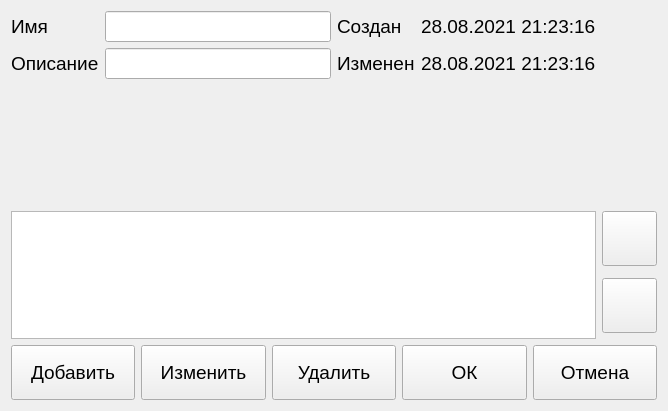
<?xml version="1.0" encoding="UTF-8"?>
<ui version="4.0">
 <class>VentEditorFrame</class>
 <widget class="QWidget" name="VentEditorFrame">
  <property name="geometry">
   <rect>
    <x>0</x>
    <y>0</y>
    <width>668</width>
    <height>411</height>
   </rect>
  </property>
  <property name="font">
   <font>
    <pointsize>14</pointsize>
   </font>
  </property>
  <property name="windowTitle">
   <string>Form</string>
  </property>
  <layout class="QGridLayout" name="gridLayout">
   <item row="0" column="0">
    <widget class="QLabel" name="label">
     <property name="text">
      <string>Имя</string>
     </property>
    </widget>
   </item>
   <item row="0" column="1">
    <widget class="QClickableLineEdit" name="txtName"/>
   </item>
   <item row="0" column="2">
    <widget class="QLabel" name="label_4">
     <property name="text">
      <string>Создан</string>
     </property>
    </widget>
   </item>
   <item row="0" column="3">
    <widget class="QLabel" name="lblCreationDate">
     <property name="text">
      <string>28.08.2021 21:23:16</string>
     </property>
    </widget>
   </item>
   <item row="1" column="0">
    <widget class="QLabel" name="label_3">
     <property name="text">
      <string>Описание</string>
     </property>
    </widget>
   </item>
   <item row="1" column="1">
    <widget class="QClickableLineEdit" name="txtDescription"/>
   </item>
   <item row="1" column="2">
    <widget class="QLabel" name="label_6">
     <property name="text">
      <string>Изменен</string>
     </property>
    </widget>
   </item>
   <item row="1" column="3">
    <widget class="QLabel" name="lblEditDate">
     <property name="text">
      <string>28.08.2021 21:23:16</string>
     </property>
    </widget>
   </item>
   <item row="2" column="0" colspan="5">
    <widget class="QCustomPlot" name="plot" native="true">
     <property name="minimumSize">
      <size>
       <width>0</width>
       <height>120</height>
      </size>
     </property>
    </widget>
   </item>
   <item row="3" column="0" colspan="4">
    <widget class="QTableView" name="table">
     <property name="maximumSize">
      <size>
       <width>16777215</width>
       <height>150</height>
      </size>
     </property>
     <property name="selectionBehavior">
      <enum>QAbstractItemView::SelectColumns</enum>
     </property>
    </widget>
   </item>
   <item row="3" column="4">
    <layout class="QVBoxLayout" name="verticalLayout">
     <item>
      <widget class="QPushButton" name="btnLeft">
       <property name="minimumSize">
        <size>
         <width>55</width>
         <height>55</height>
        </size>
       </property>
       <property name="maximumSize">
        <size>
         <width>55</width>
         <height>55</height>
        </size>
       </property>
       <property name="text">
        <string/>
       </property>
       <property name="icon">
        <iconset resource="../../Resources.qrc">
         <normaloff>:/Images/circled-left.png</normaloff>:/Images/circled-left.png</iconset>
       </property>
       <property name="iconSize">
        <size>
         <width>42</width>
         <height>42</height>
        </size>
       </property>
      </widget>
     </item>
     <item>
      <spacer name="verticalSpacer">
       <property name="orientation">
        <enum>Qt::Vertical</enum>
       </property>
       <property name="sizeHint" stdset="0">
        <size>
         <width>20</width>
         <height>40</height>
        </size>
       </property>
      </spacer>
     </item>
     <item>
      <widget class="QPushButton" name="btnRight">
       <property name="minimumSize">
        <size>
         <width>55</width>
         <height>55</height>
        </size>
       </property>
       <property name="maximumSize">
        <size>
         <width>55</width>
         <height>55</height>
        </size>
       </property>
       <property name="text">
        <string/>
       </property>
       <property name="icon">
        <iconset resource="../../Resources.qrc">
         <normaloff>:/Images/circled-right.png</normaloff>:/Images/circled-right.png</iconset>
       </property>
       <property name="iconSize">
        <size>
         <width>42</width>
         <height>42</height>
        </size>
       </property>
      </widget>
     </item>
     <item>
      <spacer name="verticalSpacer_2">
       <property name="orientation">
        <enum>Qt::Vertical</enum>
       </property>
       <property name="sizeHint" stdset="0">
        <size>
         <width>20</width>
         <height>40</height>
        </size>
       </property>
      </spacer>
     </item>
    </layout>
   </item>
   <item row="4" column="0" colspan="5">
    <layout class="QHBoxLayout" name="horizontalLayout">
     <item>
      <widget class="QPushButton" name="btnAddPoint">
       <property name="minimumSize">
        <size>
         <width>0</width>
         <height>55</height>
        </size>
       </property>
       <property name="maximumSize">
        <size>
         <width>16777215</width>
         <height>55</height>
        </size>
       </property>
       <property name="font">
        <font>
         <pointsize>14</pointsize>
        </font>
       </property>
       <property name="text">
        <string>Добавить</string>
       </property>
       <property name="icon">
        <iconset resource="../../Resources.qrc">
         <normaloff>:/Images/icons8-add-property-50.png</normaloff>:/Images/icons8-add-property-50.png</iconset>
       </property>
       <property name="iconSize">
        <size>
         <width>42</width>
         <height>42</height>
        </size>
       </property>
      </widget>
     </item>
     <item>
      <widget class="QPushButton" name="btnEditPoint">
       <property name="minimumSize">
        <size>
         <width>0</width>
         <height>55</height>
        </size>
       </property>
       <property name="maximumSize">
        <size>
         <width>16777215</width>
         <height>55</height>
        </size>
       </property>
       <property name="font">
        <font>
         <pointsize>14</pointsize>
        </font>
       </property>
       <property name="text">
        <string>Изменить</string>
       </property>
       <property name="icon">
        <iconset resource="../../Resources.qrc">
         <normaloff>:/Images/icons8-edit-64.png</normaloff>:/Images/icons8-edit-64.png</iconset>
       </property>
       <property name="iconSize">
        <size>
         <width>42</width>
         <height>42</height>
        </size>
       </property>
      </widget>
     </item>
     <item>
      <widget class="QPushButton" name="btnRemovePoint">
       <property name="minimumSize">
        <size>
         <width>0</width>
         <height>55</height>
        </size>
       </property>
       <property name="maximumSize">
        <size>
         <width>16777215</width>
         <height>55</height>
        </size>
       </property>
       <property name="font">
        <font>
         <pointsize>14</pointsize>
        </font>
       </property>
       <property name="text">
        <string>Удалить</string>
       </property>
       <property name="icon">
        <iconset resource="../../Resources.qrc">
         <normaloff>:/Images/icons8-remove-64.png</normaloff>:/Images/icons8-remove-64.png</iconset>
       </property>
       <property name="iconSize">
        <size>
         <width>42</width>
         <height>42</height>
        </size>
       </property>
      </widget>
     </item>
     <item>
      <widget class="QPushButton" name="btnAccept">
       <property name="minimumSize">
        <size>
         <width>0</width>
         <height>55</height>
        </size>
       </property>
       <property name="maximumSize">
        <size>
         <width>16777215</width>
         <height>55</height>
        </size>
       </property>
       <property name="font">
        <font>
         <pointsize>14</pointsize>
        </font>
       </property>
       <property name="text">
        <string>ОК</string>
       </property>
       <property name="icon">
        <iconset resource="../../Resources.qrc">
         <normaloff>:/Images/ok.png</normaloff>:/Images/ok.png</iconset>
       </property>
       <property name="iconSize">
        <size>
         <width>42</width>
         <height>42</height>
        </size>
       </property>
      </widget>
     </item>
     <item>
      <widget class="QPushButton" name="btnCancel">
       <property name="minimumSize">
        <size>
         <width>0</width>
         <height>55</height>
        </size>
       </property>
       <property name="maximumSize">
        <size>
         <width>16777215</width>
         <height>55</height>
        </size>
       </property>
       <property name="text">
        <string>Отмена</string>
       </property>
       <property name="icon">
        <iconset resource="../../Resources.qrc">
         <normaloff>:/Images/delete.png</normaloff>:/Images/delete.png</iconset>
       </property>
       <property name="iconSize">
        <size>
         <width>42</width>
         <height>42</height>
        </size>
       </property>
      </widget>
     </item>
    </layout>
   </item>
  </layout>
 </widget>
 <customwidgets>
  <customwidget>
   <class>QClickableLineEdit</class>
   <extends>QLineEdit</extends>
   <header location="global">Controls/qclickablelineedit.h</header>
  </customwidget>
  <customwidget>
   <class>QCustomPlot</class>
   <extends>QWidget</extends>
   <header location="global">Controls/qcustomplot.h</header>
   <container>1</container>
  </customwidget>
 </customwidgets>
 <resources>
  <include location="../../Resources.qrc"/>
 </resources>
 <connections/>
</ui>
